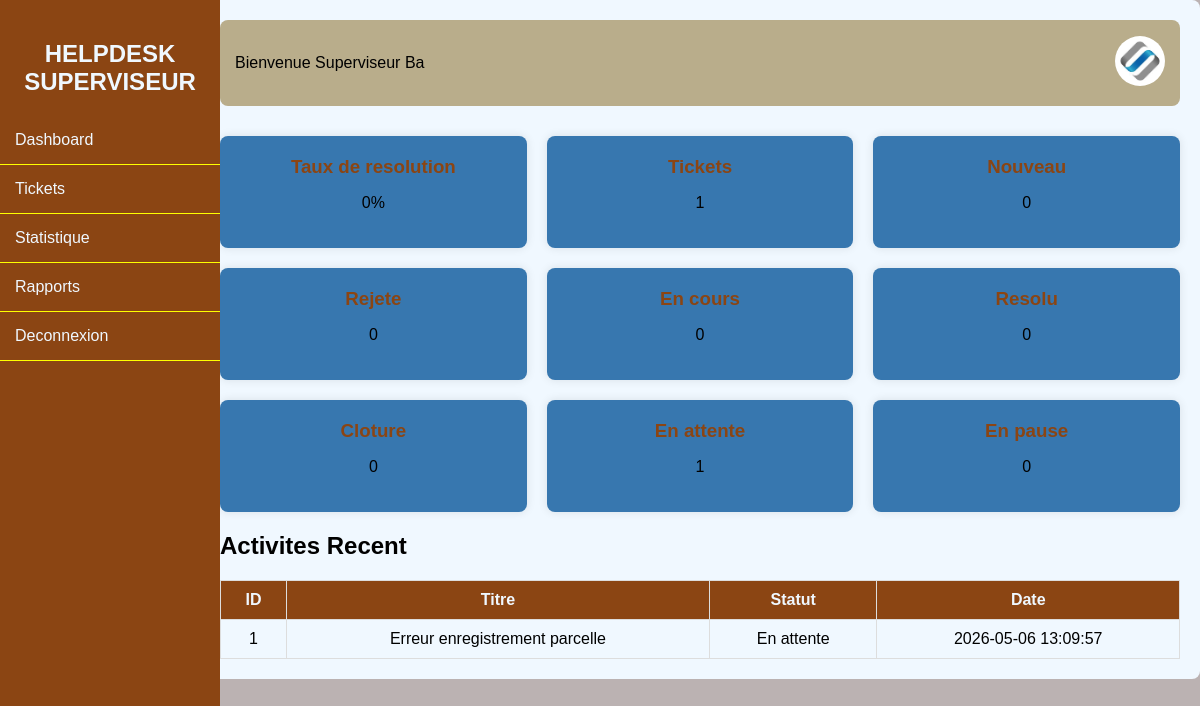
/superviseur/dashboard.php (signed in), run on the app's committed database.
### tables this page shows
CREATE TABLE `ticket` (
  `id_ticket` int(11) NOT NULL,
  `titre` varchar(255) NOT NULL,
  `description` text DEFAULT NULL,
  `id_user` int(11) DEFAULT NULL,
  `id_categorie` int(11) DEFAULT NULL,
  `id_module` int(11) DEFAULT NULL,
  `id_priorite` int(11) DEFAULT NULL,
  `id_statut` int(11) DEFAULT NULL,
  `date_creation` datetime DEFAULT current_timestamp(),
  `date_cloture` datetime DEFAULT NULL,
  `date_limite` datetime DEFAULT NULL
);

CREATE TABLE `statut_ticket` (
  `id_statut` int(11) NOT NULL,
  `libelle` varchar(50) DEFAULT NULL,
  `couleur` varchar(20) DEFAULT NULL
);

### superviseur/dashboard.php (the view, shortened to what this page needs)
<?php
   include '../configDb.php';
 $user = $_SESSION['user'];
  $nTickets = $pdo->query("SELECT COUNT(*) FROM ticket")->fetchColumn();
  $sql = "SELECT s.libelle, COUNT(*) as total
                         FROM ticket t
                         JOIN statut_ticket s ON t.id_statut = s.id_statut
                         GROUP BY s.libelle";
       $stats = $pdo->query($sql)->fetchAll(PDO::FETCH_ASSOC);
       $nNouveau = $nEncours = $nResolu = $nRejete = $nCloture = $nEnattente = $nEnpause = 0;
        foreach($stats as $row){
               if($row['libelle'] == 'En attente') $nEnattente = $row['total'];
        }
  $tickets = $pdo->query("SELECT t.id_ticket, t.titre, t.date_creation, u.nom, u.prenom, s.libelle AS statut
                          FROM ticket t
                          LEFT JOIN utilisateur u ON t.id_user = u.id_user
                          LEFT JOIN statut_ticket s ON t.id_statut = s.id_statut
                          ORDER BY t.date_creation DESC")->fetchAll(PDO::FETCH_ASSOC);
$taux = $nTickets > 0 ? round(($nResolu / $nTickets) * 100, 2) : 0;
?>
<!DOCTYPE html>
<html lang="fr">
<head>
    <link rel="stylesheet" href="../admin/admin.css">
</head>
<body>
    <div class="sidebar">
        <h2>HELPDESK SUPERVISEUR</h2>
        <ul>
            <li><a href="#" onclick="showSection('dashboard')">Dashboard</a></li>
            <li><a href="#" onclick="showSection('tickets')">Tickets</a></li>
            <li><a href="#" onclick="showSection('stats')">Statistique</a></li>
            <li><a href="#" onclick="showSection('rapports')">Rapports</a></li>
            <li><a href="../logout.php">Deconnexion</a></li>
        </ul>
    </div>
 <div class="main">
    <div id="dashboard" class="section active">
            <div class="header">
                 <div class="head">
                   <p>Bienvenue Superviseur  <?= htmlspecialchars($user['nom']) ?> </p>
                 </div>
                <div class="logo">
                   <img src="../logo.jpg" alt="Logo Helpdesk">
               </div>
            </div>
      <div class="cards">
         <div class="card">
           <h3>Taux de resolution</h3>
           <p><?= $taux ?>%</p>
        </div>
        <div class="card">
           <h3>Tickets</h3>
           <p><?= $nTickets ?></p>
        </div>
        <div class="card">
           <h3>Nouveau</h3>
          <p><?= $nNouveau ?></p>
        </div>
        <div class="card">
          <h3>Rejete</h3>
          <p><?= $nRejete ?></p>
       </div>
       <div class="card">
          <h3>En cours</h3>
          <p><?= $nEncours ?></p>
        </div>
        <div class="card">
          <h3>Resolu</h3>
          <p><?= $nResolu ?></p>
        </div>
        <div class="card">
          <h3>Cloture</h3>
          <p><?= $nCloture ?></p>
        </div>
        <div class="card">
          <h3>En attente</h3>
          <p><?= $nEnattente ?></p>
        </div>
        <div class="card">
           <h3>En pause</h3>
          <p><?= $nEnpause ?></p>
        </div>
     </div>
     <h2>Activites Recent</h2>
         <table class="table">
            <thead>
                <tr>
                    <th>ID</th>
                    <th>Titre</th>
                    <th>Statut</th>
                    <th>Date</th>
                </tr>
            </thead>
            <tbody>
                <?php foreach(array_slice($tickets,0,5) as $t): ?>
                    <tr>
                        <td><?= $t['id_ticket'] ?></td>
                        <td><?= htmlspecialchars($t['titre']) ?></td>
                        <td><?= $t['statut'] ?> </td>
                        <td><?= $t['date_creation'] ?></td>
                    </tr>
                    <?php endforeach; ?>
            </tbody>
         </table>
   </div>
    </div>
</body>
</html>

### admin/admin.css (style rules this page uses)
body { margin: 0; font-family: sans-serif; background-color: #bbb2b2; }
.sidebar { position: fixed; left: 0; top: 0; width: 220px; height: 100%; background-color: #8b4513; color: aliceblue; padding-top: 20px; }
.sidebar h2 { text-align: center; }
.sidebar ul { list-style: none; padding: 0; }
.sidebar ul li { padding: 15px; border-bottom: 1px solid rgba(255, 255, 0.2); }
.sidebar ul li a { color: aliceblue; text-decoration: none; display: block; }
.header { display: flex; align-items: center; justify-content: space-between; background-color: rgb(185, 173, 139); padding: 15px; border-radius: 8px; margin-bottom: 30px; height: 56px; }
.head { display: contents; }
.logo img { width: 50px; border-radius: 50%; }
.main { margin-left: 200px; background-color: aliceblue; padding: 20px; border-radius: 8px; margin-bottom: 20px; }
.cards { display: flex; flex-wrap: wrap; gap: 20px; }
.card { background-color: rgb(55, 119, 175); padding: 20px; flex: 1 1 200px; border-radius: 8px; box-shadow: 0 0 10px rgba(0,0,0,0.1); text-align: center; }
.card h3 { margin: 0; color: #8b4513; }
.section { display: none; }
.section.active { display: block; }
.table { width: 100%; border-collapse: collapse; margin-top: 20px; }
.table th, .table td { padding: 10px; border: 1px solid #ddd; text-align: center; }
.table th { background-color: #8b4513; color: aliceblue; }

### data on the page
ticket: id_ticket "1", titre "Erreur enregistrement parcelle", id_statut.libelle "En attente", date_creation "2026-05-06 13:09:57"

### other printed values
$user['nom'] "Ba"
$taux "0"
$nTickets "1"
$nNouveau "0"
$nRejete "0"
$nEncours "0"
$nResolu "0"
$nCloture "0"
$nEnattente "1"
$nEnpause "0"
